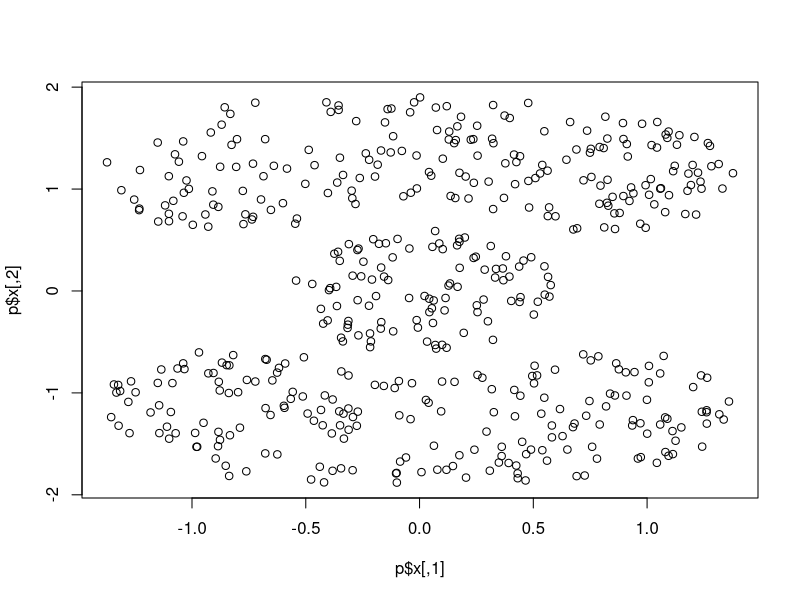
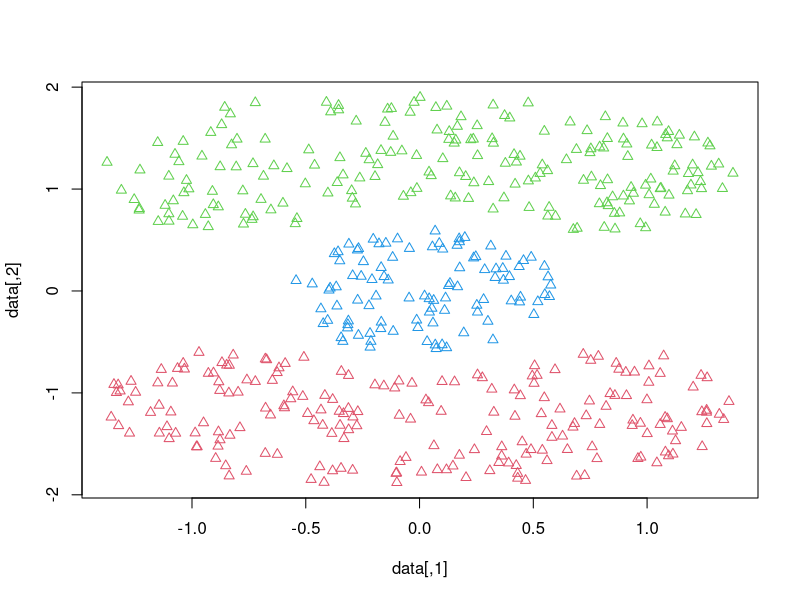

Generate these figures, in order, with R:
## ---- chunk 1
#install.packages("mlbench")
# mlbench package provides many methods to generate simulated data with different shapes and sizes.
#In this example, we generate a Cassini problem graph
library(mlbench)
#install.packages("fpc")
library(fpc)
set.seed(2)
p = mlbench.cassini(500)
plot(p$x)

?mlbench.cassini

ds = dbscan(data = dist(p$x),eps= 0.2, MinPts = 2, method="dist") #控制半徑、密度但無群數
ds
plot(ds, p$x)

#filter群集的raw data
cluster_1_raw = p$x[ds$cluster == 1,]
cluster_1_raw
